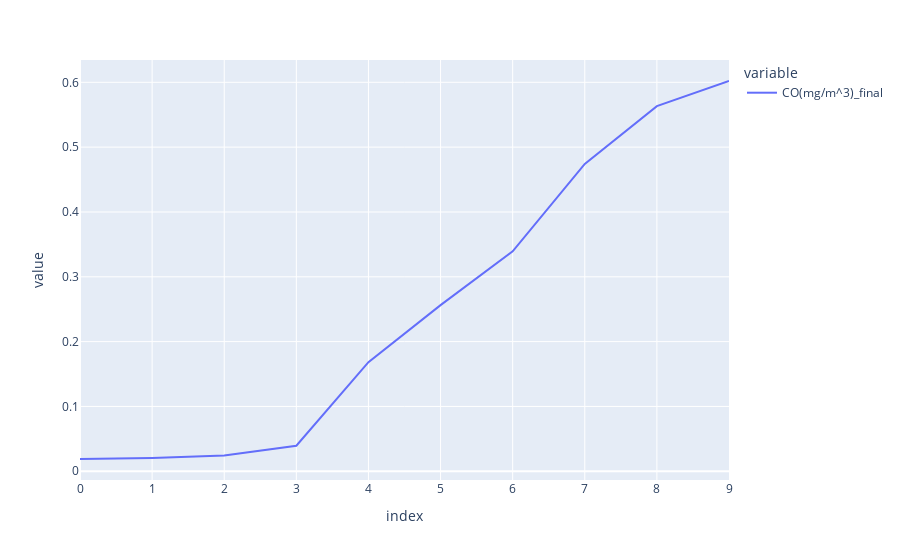

Write notebook code for a chart like this one.
### Code cell
fig = px.line(df_sim["CO(mg/m^3)_final"])
fig.show()

### Figure 1 — Plotly figure (JSON) as saved in the notebook; plotly's stock layout.template omitted (floating-point values rounded to 4 significant figures)
{"data": [{"hovertemplate": "variable=CO(mg/m^3)_final<br>index=%{x}<br>value=%{y}<extra></extra>", "legendgroup": "CO(mg/m^3)_final", "line": {"color": "#636efa", "dash": "solid"}, "marker": {"symbol": "circle"}, "mode": "lines", "name": "CO(mg/m^3)_final", "orientation": "v", "showlegend": true, "type": "scatter", "x": [0, 1, 2, 3, 4, 5, 6, 7, 8, 9], "xaxis": "x", "y": [0.01893, 0.0205, 0.02426, 0.03938, 0.1684, 0.2563, 0.3392, 0.474, 0.5633, 0.602], "yaxis": "y"}], "layout": {"legend": {"title": {"text": "variable"}, "tracegroupgap": 0}, "margin": {"t": 60}, "xaxis": {"anchor": "y", "domain": [0, 1], "title": {"text": "index"}}, "yaxis": {"anchor": "x", "domain": [0, 1], "title": {"text": "value"}}}}
